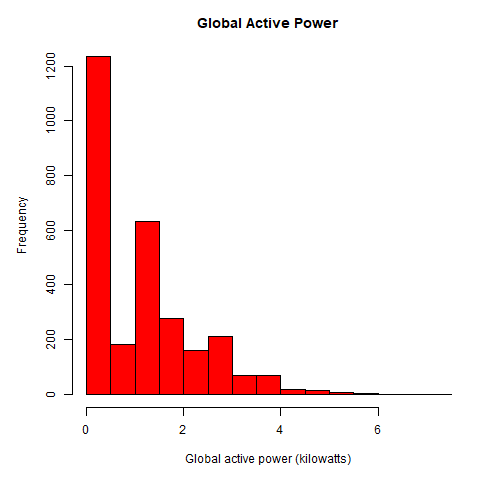

The R source for this figure:
## Read data
data <- read.csv("assignment_data.csv")
head(data)

## Missing value
lapply(data, function(x) sum(grepl("\\?",x)))
### No missing values marked by "?"

## Plot 1 histogram
png(filename = "plot1.png", width = 480, height = 480)
par(mar = c(5,5,3,1))
with(data, hist(global_active_power, 
                col = "red1", 
                xlab = "Global Active Power (kilowatts)",
                main = "Global Active Power"))
dev.off()
